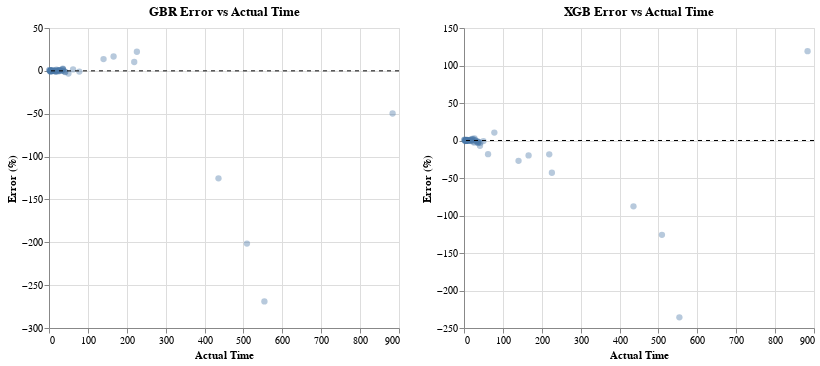

The notebook cell this image was saved under:
### Code cell
base_plot = alt.Chart(df_xerr).mark_circle(size=40, opacity=0.4).encode(
    x=alt.X("actual:Q", title="Actual Time"),
    y=alt.Y("error:Q", title="Error (%)"),
    tooltip=["actual", "predicted", "error", "circuit_name"]
).properties(
    width=350,
    height=300,
    title="XGB Error vs Actual Time"
)

zero_line = alt.Chart(pd.DataFrame({"y": [0]})).mark_rule(
    strokeDash=[4,4]
).encode(
    y="y:Q"
)

chart2 = base_plot + zero_line

chart | chart2

### Figure 1 — Vega-Lite specification as saved in the notebook (floating-point values rounded to 4 significant figures)
{"config": {"view": {"continuousWidth": 300, "continuousHeight": 300}}, "hconcat": [{"layer": [{"data": {"name": "data-0850ce64b851d3f1b8aa42cd4e67f894"}, "mark": {"type": "circle", "opacity": 0.4, "size": 40}, "encoding": {"tooltip": [{"field": "actual", "type": "quantitative"}, {"field": "predicted", "type": "quantitative"}, {"field": "error", "type": "quantitative"}, {"field": "circuit_name", "type": "nominal"}], "x": {"field": "actual", "title": "Actual Time", "type": "quantitative"}, "y": {"field": "error", "title": "Error (%)", "type": "quantitative"}}, "title": "GBR Error vs Actual Time"}, {"data": {"name": "data-a0a55d106695e8d630baff0f16eee66d"}, "mark": {"type": "rule", "strokeDash": [4, 4]}, "encoding": {"y": {"field": "y", "type": "quantitative"}}}], "height": 300, "width": 350}, {"layer": [{"data": {"name": "data-5935213e617118759e7fca596cf89e4c"}, "mark": {"type": "circle", "opacity": 0.4, "size": 40}, "encoding": {"tooltip": [{"field": "actual", "type": "quantitative"}, {"field": "predicted", "type": "quantitative"}, {"field": "error", "type": "quantitative"}, {"field": "circuit_name", "type": "nominal"}], "x": {"field": "actual", "title": "Actual Time", "type": "quantitative"}, "y": {"field": "error", "title": "Error (%)", "type": "quantitative"}}, "title": "XGB Error vs Actual Time"}, {"data": {"name": "data-a0a55d106695e8d630baff0f16eee66d"}, "mark": {"type": "rule", "strokeDash": [4, 4]}, "encoding": {"y": {"field": "y", "type": "quantitative"}}}], "height": 300, "width": 350}], "$schema": "https://vega.github.io/schema/vega-lite/v5.20.1.json", "datasets": {"data-0850ce64b851d3f1b8aa42cd4e67f894": [{"actual": 0.9918, "predicted": 1.75, "circuit": 15, "circuit_name": "grover-v-chain_indep_qiskit_7.qasm", "error": 0.758}, {"actual": 509.0, "predicted": 307.4, "circuit": 3, "circuit_name": "dj_indep_qiskit_130.qasm", "error": -201.5}, {"actual": 78.03, "predicted": 77.17, "circuit": 26, "circuit_name": "qftentangled_indep_qiskit_30.qasm", "error": -0.8621}, {"actual": 6.28, "predicted": 6.538, "circuit": 16, "circuit_name": "portfolioqaoa_indep_qiskit_10.qasm", "error": 0.2585}, {"actual": 1.139, "predicted": 2.038, "circuit": 13, "circuit_name": "grover-noancilla_indep_qiskit_7.qasm", "error": 0.8995}, {"actual": 226.0, "predicted": 248.2, "circuit": 31, "circuit_name": "twolocalrandom_indep_qiskit_30.qasm", "error": 22.27}, {"actual": 4.072, "predicted": 4.51, "circuit": 34, "circuit_name": "wstate_indep_qiskit_15.qasm", "error": 0.4382}, {"actual": 27.04, "predicted": 27.69, "circuit": 27, "circuit_name": "qnn_indep_qiskit_20.qasm", "error": 0.6503}, {"actual": 8.433, "predicted": 8.209, "circuit": 35, "circuit_name": "wstate_indep_qiskit_30.qasm", "error": -0.2237}, {"actual": 219.2, "predicted": 229.6, "circuit": 12, "circuit_name": "grover-noancilla_indep_qiskit_11.qasm", "error": 10.36}, {"actual": 31.99, "predicted": 32.03, "circuit": 6, "circuit_name": "ghz_indep_qiskit_100.qasm", "error": 0.03369}, {"actual": 553.9, "predicted": 284.8, "circuit": 28, "circuit_name": "qpeexact_indep_qiskit_100.qasm", "error": -269.0}, {"actual": 435.8, "predicted": 310.5, "circuit": 3, "circuit_name": "dj_indep_qiskit_130.qasm", "error": -125.3}, {"actual": 166.1, "predicted": 182.8, "circuit": 14, "circuit_name": "grover-v-chain_indep_qiskit_17.qasm", "error": 16.73}, {"actual": 883.5, "predicted": 833.8, "circuit": 22, "circuit_name": "qft_indep_qiskit_130.qasm", "error": -49.74}, {"actual": 35.56, "predicted": 38.02, "circuit": 33, "circuit_name": "wstate_indep_qiskit_130.qasm", "error": 2.46}, {"actual": 16.06, "predicted": 15.2, "circuit": 14, "circuit_name": "grover-v-chain_indep_qiskit_17.qasm", "error": -0.8678}, {"actual": 49.92, "predicted": 46.87, "circuit": 27, "circuit_name": "qnn_indep_qiskit_20.qasm", "error": -3.052}, {"actual": 24.4, "predicted": 24.58, "circuit": 11, "circuit_name": "groundstate_large_indep_qiskit_14.qasm", "error": 0.1784}, {"actual": 34.75, "predicted": 35.09, "circuit": 6, "circuit_name": "ghz_indep_qiskit_100.qasm", "error": 0.3443}, {"actual": 3.556, "predicted": 3.83, "circuit": 13, "circuit_name": "grover-noancilla_indep_qiskit_7.qasm", "error": 0.2741}, {"actual": 41.9, "predicted": 40.62, "circuit": 7, "circuit_name": "ghz_indep_qiskit_130.qasm", "error": -1.279}, {"actual": 20.73, "predicted": 20.19, "circuit": 24, "circuit_name": "qft_indep_qiskit_30.qasm", "error": -0.5364}, {"actual": 5.741, "predicted": 5.647, "circuit": 18, "circuit_name": "portfoliovqe_indep_qiskit_10.qasm", "error": -0.09409}, {"actual": 140.2, "predicted": 154.0, "circuit": 5, "circuit_name": "dj_indep_qiskit_30.qasm", "error": 13.77}, {"actual": 37.96, "predicted": 38.05, "circuit": 19, "circuit_name": "portfoliovqe_indep_qiskit_18.qasm", "error": 0.09325}, {"actual": 3.898, "predicted": 3.802, "circuit": 23, "circuit_name": "qft_indep_qiskit_15.qasm", "error": -0.09612}, {"actual": 6.514, "predicted": 6.555, "circuit": 13, "circuit_name": "grover-noancilla_indep_qiskit_7.qasm", "error": 0.04129}, {"actual": 28.21, "predicted": 29.1, "circuit": 11, "circuit_name": "groundstate_large_indep_qiskit_14.qasm", "error": 0.8897}, {"actual": 25.75, "predicted": 25.19, "circuit": 20, "circuit_name": "pricingcall_indep_qiskit_17.qasm", "error": -0.5628}, {"actual": 19.03, "predicted": 20.37, "circuit": 25, "circuit_name": "qftentangled_indep_qiskit_15.qasm", "error": 1.343}, {"actual": 9.905, "predicted": 10.03, "circuit": 11, "circuit_name": "groundstate_large_indep_qiskit_14.qasm", "error": 0.1249}, {"actual": 61.88, "predicted": 63.55, "circuit": 17, "circuit_name": "portfolioqaoa_indep_qiskit_17.qasm", "error": 1.669}, {"actual": 4.269, "predicted": 4.266, "circuit": 14, "circuit_name": "grover-v-chain_indep_qiskit_17.qasm", "error": -0.003017}, {"actual": 23.18, "predicted": 23.93, "circuit": 5, "circuit_name": "dj_indep_qiskit_30.qasm", "error": 0.7541}, {"actual": 9.581, "predicted": 9.92, "circuit": 9, "circuit_name": "ghz_indep_qiskit_30.qasm", "error": 0.3388}, {"actual": 6.355, "predicted": 6.259, "circuit": 2, "circuit_name": "cutbell_n30_k6.qasm", "error": -0.09632}, {"actual": 27.38, "predicted": 28.13, "circuit": 4, "circuit_name": "dj_indep_qiskit_15.qasm", "error": 0.7496}, {"actual": 35.92, "predicted": 37.6, "circuit": 7, "circuit_name": "ghz_indep_qiskit_130.qasm", "error": 1.684}, {"actual": 3.981, "predicted": 3.894, "circuit": 34, "circuit_name": "wstate_indep_qiskit_15.qasm", "error": -0.0868}, {"actual": 4.808, "predicted": 4.468, "circuit": 18, "circuit_name": "portfoliovqe_indep_qiskit_10.qasm", "error": -0.3402}, {"actual": 17.87, "predicted": 17.01, "circuit": 25, "circuit_name": "qftentangled_indep_qiskit_15.qasm", "error": -0.863}, {"actual": 5.411, "predicted": 5.371, "circuit": 32, "circuit_name": "vqe_indep_qiskit_16.qasm", "error": -0.03951}, {"actual": 12.06, "predicted": 12.44, "circuit": 16, "circuit_name": "portfolioqaoa_indep_qiskit_10.qasm", "error": 0.379}, {"actual": 4.755, "predicted": 4.437, "circuit": 23, "circuit_name": "qft_indep_qiskit_15.qasm", "error": -0.3174}, {"actual": 2.667, "predicted": 1.881, "circuit": 15, "circuit_name": "grover-v-chain_indep_qiskit_7.qasm", "error": -0.7863}, {"actual": 20.17, "predicted": 19.98, "circuit": 30, "circuit_name": "shor_15_4_indep_qiskit_18.qasm", "error": -0.1887}, {"actual": 41.1, "predicted": 39.8, "circuit": 17, "circuit_name": "portfolioqaoa_indep_qiskit_17.qasm", "error": -1.297}, {"actual": 17.19, "predicted": 17.68, "circuit": 23, "circuit_name": "qft_indep_qiskit_15.qasm", "error": 0.4873}, {"actual": 4.905, "predicted": 4.294, "circuit": 16, "circuit_name": "portfolioqaoa_indep_qiskit_10.qasm", "error": -0.6108}, {"actual": 6.155, "predicted": 6.326, "circuit": 10, "circuit_name": "graphstate_indep_qiskit_15.qasm", "error": 0.1713}, {"actual": 15.39, "predicted": 15.26, "circuit": 23, "circuit_name": "qft_indep_qiskit_15.qasm", "error": -0.1263}, {"actual": 35.56, "predicted": 37.59, "circuit": 7, "circuit_name": "ghz_indep_qiskit_130.qasm", "error": 2.036}, {"actual": 9.649, "predicted": 9.661, "circuit": 35, "circuit_name": "wstate_indep_qiskit_30.qasm", "error": 0.01192}, {"actual": 14.13, "predicted": 14.11, "circuit": 18, "circuit_name": "portfoliovqe_indep_qiskit_10.qasm", "error": -0.0262}], "data-a0a55d106695e8d630baff0f16eee66d": [{"y": 0}], "data-5935213e617118759e7fca596cf89e4c": [{"actual": 0.9918, "predicted": 1.936, "circuit": 15, "circuit_name": "grover-v-chain_indep_qiskit_7.qasm", "error": 0.9446}, {"actual": 509.0, "predicted": 383.2, "circuit": 3, "circuit_name": "dj_indep_qiskit_130.qasm", "error": -125.8}, {"actual": 78.03, "predicted": 88.54, "circuit": 26, "circuit_name": "qftentangled_indep_qiskit_30.qasm", "error": 10.51}, {"actual": 6.28, "predicted": 6.528, "circuit": 16, "circuit_name": "portfolioqaoa_indep_qiskit_10.qasm", "error": 0.2487}, {"actual": 1.139, "predicted": 2.285, "circuit": 13, "circuit_name": "grover-noancilla_indep_qiskit_7.qasm", "error": 1.146}, {"actual": 226.0, "predicted": 183.0, "circuit": 31, "circuit_name": "twolocalrandom_indep_qiskit_30.qasm", "error": -43.01}, {"actual": 4.072, "predicted": 4.407, "circuit": 34, "circuit_name": "wstate_indep_qiskit_15.qasm", "error": 0.3352}, {"actual": 27.04, "predicted": 29.77, "circuit": 27, "circuit_name": "qnn_indep_qiskit_20.qasm", "error": 2.728}, {"actual": 8.433, "predicted": 8.226, "circuit": 35, "circuit_name": "wstate_indep_qiskit_30.qasm", "error": -0.2069}, {"actual": 219.2, "predicted": 200.8, "circuit": 12, "circuit_name": "grover-noancilla_indep_qiskit_11.qasm", "error": -18.42}, {"actual": 31.99, "predicted": 30.86, "circuit": 6, "circuit_name": "ghz_indep_qiskit_100.qasm", "error": -1.129}, {"actual": 553.9, "predicted": 318.1, "circuit": 28, "circuit_name": "qpeexact_indep_qiskit_100.qasm", "error": -235.8}, {"actual": 435.8, "predicted": 348.1, "circuit": 3, "circuit_name": "dj_indep_qiskit_130.qasm", "error": -87.72}, {"actual": 166.1, "predicted": 146.2, "circuit": 14, "circuit_name": "grover-v-chain_indep_qiskit_17.qasm", "error": -19.88}, {"actual": 883.5, "predicted": 1003.0, "circuit": 22, "circuit_name": "qft_indep_qiskit_130.qasm", "error": 119.1}, {"actual": 35.56, "predicted": 33.63, "circuit": 33, "circuit_name": "wstate_indep_qiskit_130.qasm", "error": -1.934}, {"actual": 16.06, "predicted": 16.62, "circuit": 14, "circuit_name": "grover-v-chain_indep_qiskit_17.qasm", "error": 0.5573}, {"actual": 49.92, "predicted": 49.11, "circuit": 27, "circuit_name": "qnn_indep_qiskit_20.qasm", "error": -0.811}, {"actual": 24.4, "predicted": 23.07, "circuit": 11, "circuit_name": "groundstate_large_indep_qiskit_14.qasm", "error": -1.331}, {"actual": 34.75, "predicted": 33.66, "circuit": 6, "circuit_name": "ghz_indep_qiskit_100.qasm", "error": -1.089}, {"actual": 3.556, "predicted": 3.705, "circuit": 13, "circuit_name": "grover-noancilla_indep_qiskit_7.qasm", "error": 0.149}, {"actual": 41.9, "predicted": 38.82, "circuit": 7, "circuit_name": "ghz_indep_qiskit_130.qasm", "error": -3.084}, {"actual": 20.73, "predicted": 21.86, "circuit": 24, "circuit_name": "qft_indep_qiskit_30.qasm", "error": 1.131}, {"actual": 5.741, "predicted": 5.598, "circuit": 18, "circuit_name": "portfoliovqe_indep_qiskit_10.qasm", "error": -0.1436}, {"actual": 140.2, "predicted": 113.1, "circuit": 5, "circuit_name": "dj_indep_qiskit_30.qasm", "error": -27.14}, {"actual": 37.96, "predicted": 36.02, "circuit": 19, "circuit_name": "portfoliovqe_indep_qiskit_18.qasm", "error": -1.943}, {"actual": 3.898, "predicted": 3.969, "circuit": 23, "circuit_name": "qft_indep_qiskit_15.qasm", "error": 0.07038}, {"actual": 6.514, "predicted": 7.606, "circuit": 13, "circuit_name": "grover-noancilla_indep_qiskit_7.qasm", "error": 1.092}, {"actual": 28.21, "predicted": 28.72, "circuit": 11, "circuit_name": "groundstate_large_indep_qiskit_14.qasm", "error": 0.5071}, {"actual": 25.75, "predicted": 23.01, "circuit": 20, "circuit_name": "pricingcall_indep_qiskit_17.qasm", "error": -2.736}, {"actual": 19.03, "predicted": 19.15, "circuit": 25, "circuit_name": "qftentangled_indep_qiskit_15.qasm", "error": 0.118}, {"actual": 9.905, "predicted": 9.605, "circuit": 11, "circuit_name": "groundstate_large_indep_qiskit_14.qasm", "error": -0.2996}, {"actual": 61.88, "predicted": 43.62, "circuit": 17, "circuit_name": "portfolioqaoa_indep_qiskit_17.qasm", "error": -18.26}, {"actual": 4.269, "predicted": 4.665, "circuit": 14, "circuit_name": "grover-v-chain_indep_qiskit_17.qasm", "error": 0.3965}, {"actual": 23.18, "predicted": 25.26, "circuit": 5, "circuit_name": "dj_indep_qiskit_30.qasm", "error": 2.079}, {"actual": 9.581, "predicted": 10.09, "circuit": 9, "circuit_name": "ghz_indep_qiskit_30.qasm", "error": 0.5082}, {"actual": 6.355, "predicted": 6.42, "circuit": 2, "circuit_name": "cutbell_n30_k6.qasm", "error": 0.06434}, {"actual": 27.38, "predicted": 27.92, "circuit": 4, "circuit_name": "dj_indep_qiskit_15.qasm", "error": 0.5414}, {"actual": 35.92, "predicted": 33.02, "circuit": 7, "circuit_name": "ghz_indep_qiskit_130.qasm", "error": -2.893}, {"actual": 3.981, "predicted": 3.962, "circuit": 34, "circuit_name": "wstate_indep_qiskit_15.qasm", "error": -0.01867}, {"actual": 4.808, "predicted": 4.612, "circuit": 18, "circuit_name": "portfoliovqe_indep_qiskit_10.qasm", "error": -0.1964}, {"actual": 17.87, "predicted": 17.07, "circuit": 25, "circuit_name": "qftentangled_indep_qiskit_15.qasm", "error": -0.8023}, {"actual": 5.411, "predicted": 5.355, "circuit": 32, "circuit_name": "vqe_indep_qiskit_16.qasm", "error": -0.05625}, {"actual": 12.06, "predicted": 11.89, "circuit": 16, "circuit_name": "portfolioqaoa_indep_qiskit_10.qasm", "error": -0.1733}, {"actual": 4.755, "predicted": 4.512, "circuit": 23, "circuit_name": "qft_indep_qiskit_15.qasm", "error": -0.2424}, {"actual": 2.667, "predicted": 2.019, "circuit": 15, "circuit_name": "grover-v-chain_indep_qiskit_7.qasm", "error": -0.6484}, {"actual": 20.17, "predicted": 22.21, "circuit": 30, "circuit_name": "shor_15_4_indep_qiskit_18.qasm", "error": 2.038}, {"actual": 41.1, "predicted": 34.13, "circuit": 17, "circuit_name": "portfolioqaoa_indep_qiskit_17.qasm", "error": -6.965}, {"actual": 17.19, "predicted": 17.99, "circuit": 23, "circuit_name": "qft_indep_qiskit_15.qasm", "error": 0.7951}, {"actual": 4.905, "predicted": 4.442, "circuit": 16, "circuit_name": "portfolioqaoa_indep_qiskit_10.qasm", "error": -0.4628}, {"actual": 6.155, "predicted": 6.297, "circuit": 10, "circuit_name": "graphstate_indep_qiskit_15.qasm", "error": 0.142}, {"actual": 15.39, "predicted": 15.28, "circuit": 23, "circuit_name": "qft_indep_qiskit_15.qasm", "error": -0.1062}, {"actual": 35.56, "predicted": 32.15, "circuit": 7, "circuit_name": "ghz_indep_qiskit_130.qasm", "error": -3.409}, {"actual": 9.649, "predicted": 9.628, "circuit": 35, "circuit_name": "wstate_indep_qiskit_30.qasm", "error": -0.0213}, {"actual": 14.13, "predicted": 14.21, "circuit": 18, "circuit_name": "portfoliovqe_indep_qiskit_10.qasm", "error": 0.08198}]}}
